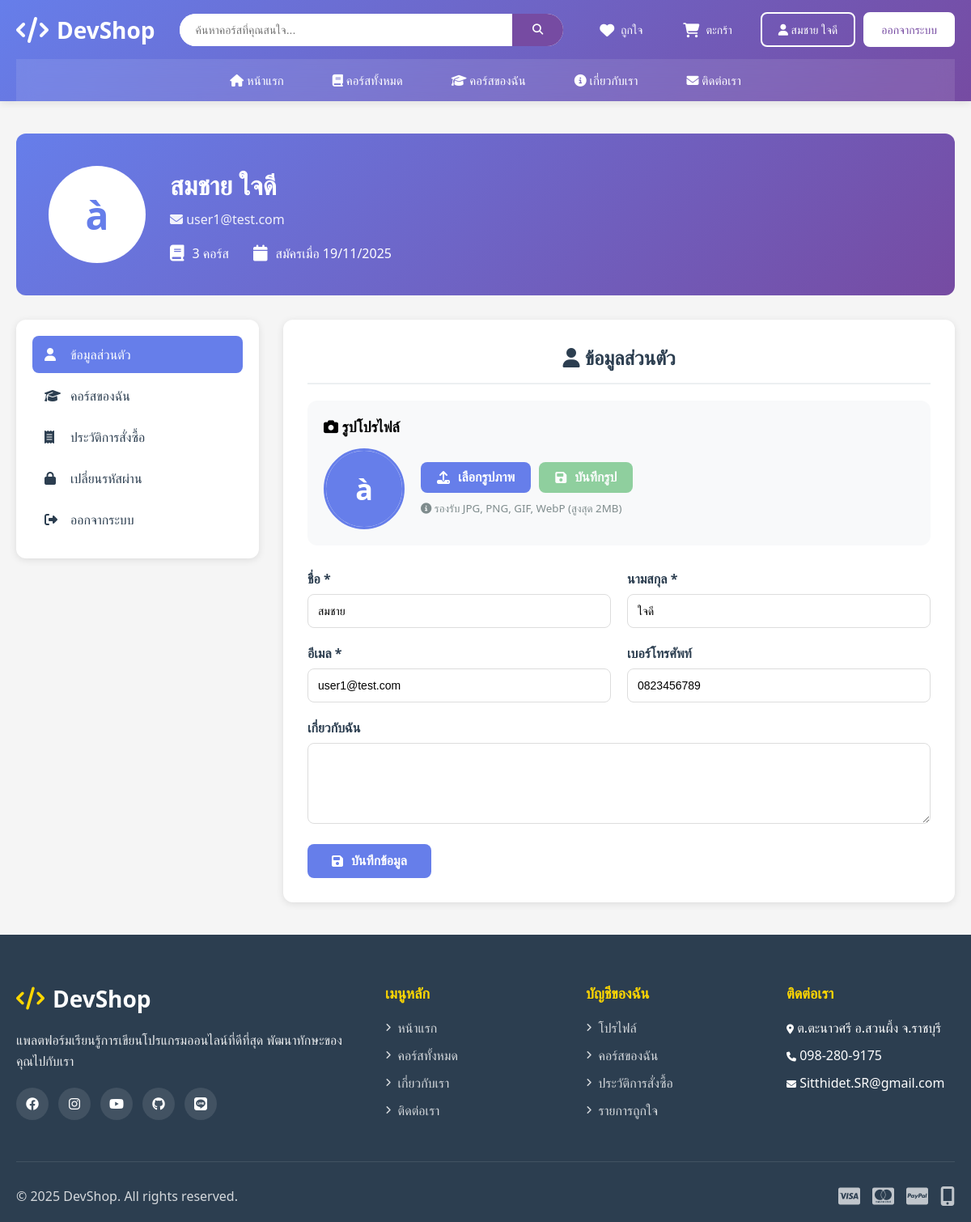
The app's page /profile.php (signed in) with its own data.
### tables this page shows
CREATE TABLE `users` (
  `user_id` int NOT NULL AUTO_INCREMENT,
  `email` varchar(100) NOT NULL,
  `password` varchar(255) NOT NULL,
  `first_name` varchar(50) NOT NULL,
  `last_name` varchar(50) NOT NULL,
  `phone` varchar(20) DEFAULT NULL,
  `bio` text,
  `profile_image` varchar(255) DEFAULT NULL,
  `role` enum('student','instructor','admin') DEFAULT 'student',
  `status` enum('active','inactive','banned') DEFAULT 'active',
  `created_at` timestamp NULL DEFAULT CURRENT_TIMESTAMP,
  `updated_at` timestamp NULL DEFAULT CURRENT_TIMESTAMP ON UPDATE CURRENT_TIMESTAMP,
  PRIMARY KEY (`user_id`),
  UNIQUE KEY `email` (`email`),
  KEY `idx_email` (`email`),
  KEY `idx_role` (`role`)
);

### profile.php (the view, shortened to what this page needs)
<?php
require_once 'includes/config.php';
$user_id = $_SESSION['user_id'];
$sql = "SELECT * FROM users WHERE user_id = $user_id";
$result = $conn->query($sql);
$user = $result->fetch_assoc();
$enrolled_courses_sql = "SELECT c.*, e.enrolled_at, e.progress,
                        CONCAT(u.first_name, ' ', u.last_name) as instructor_name
                        FROM enrollments e
                        JOIN courses c ON e.course_id = c.course_id
                        JOIN users u ON c.instructor_id = u.user_id
                        WHERE e.user_id = $user_id
                        ORDER BY e.enrolled_at DESC";
$enrolled_courses = $conn->query($enrolled_courses_sql)->fetch_all(MYSQLI_ASSOC);
?>
<!DOCTYPE html>
<html lang="th">
<head>
    <link rel="stylesheet" href="assets/css/style.css?v=<?php echo time(); ?>">
    <link rel="stylesheet" href="https://cdnjs.cloudflare.com/ajax/libs/font-awesome/6.4.0/css/all.min.css">
    <link rel="stylesheet" href="https://cdn.jsdelivr.net/npm/sweetalert2@11/dist/sweetalert2.min.css">
    <link rel="stylesheet" href="assets/css/profile.css">
</head>
<body>
    <?php include 'includes/header.php'; ?>
    <div class="profile-container">
        <div class="profile-header">
            <div class="profile-avatar">
                <?php if (!empty($user['profile_image'])): ?>
                    <img src="<?php echo htmlspecialchars($user['profile_image']); ?>" alt="Profile" style="width: 100%; height: 100%; object-fit: cover; border-radius: 50%;">
                <?php else: ?>
                    <?php echo strtoupper(substr($user['first_name'], 0, 1)); ?>
                <?php endif; ?>
            </div>
            <div class="profile-info">
                <h1><?php echo htmlspecialchars($user['first_name'] . ' ' . $user['last_name']); ?></h1>
                <p><i class="fas fa-envelope"></i> <?php echo htmlspecialchars($user['email']); ?></p>
                <div class="profile-stats">
                    <div class="stat-item">
                        <i class="fas fa-book"></i>
                        <span><?php echo count($enrolled_courses); ?> คอร์ส</span>
                    </div>
                    <div class="stat-item">
                        <i class="fas fa-calendar"></i>
                        <span>สมัครเมื่อ <?php echo date('d/m/Y', strtotime($user['created_at'])); ?></span>
                    </div>
                </div>
            </div>
        </div>
        <div class="profile-content">
            <div class="profile-sidebar">
                <ul class="profile-menu">
                    <li><a href="#profile" class="active" onclick="showTab('profile')"><i class="fas fa-user"></i> ข้อมูลส่วนตัว</a></li>
                    <li><a href="my_courses.php"><i class="fas fa-graduation-cap"></i> คอร์สของฉัน</a></li>
                    <li><a href="order_history.php"><i class="fas fa-receipt"></i> ประวัติการสั่งซื้อ</a></li>
                    <li><a href="#password" onclick="showTab('password')"><i class="fas fa-lock"></i> เปลี่ยนรหัสผ่าน</a></li>
                    <li><a href="logout.php"><i class="fas fa-sign-out-alt"></i> ออกจากระบบ</a></li>
                </ul>
            </div>
            <div class="profile-main">
                <div id="tab-profile" class="tab-content">
                    <h2 class="section-title"><i class="fas fa-user"></i> ข้อมูลส่วนตัว</h2>
                    <div style="background: #f8f9fa; padding: 20px; border-radius: 12px; margin-bottom: 30px;">
                        <h3 style="font-size: 18px; margin-bottom: 15px;"><i class="fas fa-camera"></i> รูปโปรไฟล์</h3>
                        <div style="display: flex; align-items: center; gap: 20px;">
                            <div id="avatar-preview" style="width: 100px; height: 100px; border-radius: 50%; overflow: hidden; border: 3px solid #667eea;">
                                <?php if (!empty($user['profile_image'])): ?>
                                    <img src="<?php echo htmlspecialchars($user['profile_image']); ?>" alt="Profile" style="width: 100%; height: 100%; object-fit: cover;">
                                <?php else: ?>
                                    <div style="width: 100%; height: 100%; background: #667eea; color: white; display: flex; align-items: center; justify-content: center; font-size: 36px; font-weight: bold;">
                                        <?php echo strtoupper(substr($user['first_name'], 0, 1)); ?>
                                    </div>
                                <?php endif; ?>
                            </div>
                            <div style="flex: 1;">
                                <form method="POST" enctype="multipart/form-data" id="avatar-form">
                                    <div style="display: flex; gap: 10px; flex-wrap: wrap;">
                                        <button type="button" onclick="document.getElementById('avatar-input').click()" class="btn-primary" style="padding: 10px 20px;">
                                            <i class="fas fa-upload"></i> เลือกรูปภาพ
                                        </button>
                                        <button type="submit" name="upload_avatar" class="btn-primary" style="padding: 10px 20px; background: #28a745; opacity: 0.5;" id="upload-btn" disabled>
                                            <i class="fas fa-save"></i> บันทึกรูป
                                        </button>
                                    </div>
                                    <small style="display: block; margin-top: 10px; color: #7f8c8d;">
                                        <i class="fas fa-info-circle"></i> รองรับ JPG, PNG, GIF, WebP (สูงสุด 2MB)
                                    </small>
                                </form>
                            </div>
                        </div>
                    </div>
                    <form method="POST">
                        <div class="form-row">
                            <div class="form-group">
                                <label>ชื่อ *</label>
                                <input type="text" name="first_name" value="<?php echo htmlspecialchars($user['first_name']); ?>" required>
                            </div>
                            <div class="form-group">
                                <label>นามสกุล *</label>
                                <input type="text" name="last_name" value="<?php echo htmlspecialchars($user['last_name']); ?>" required>
                            </div>
                        </div>
                        <div class="form-row">
                            <div class="form-group">
                                <label>อีเมล *</label>
                                <input type="email" name="email" value="<?php echo htmlspecialchars($user['email']); ?>" required>
                            </div>
                            <div class="form-group">
                                <label>เบอร์โทรศัพท์</label>
                                <input type="text" name="phone" value="<?php echo htmlspecialchars($user['phone']); ?>">
                            </div>
                        </div>
                        <div class="form-group">
                            <label>เกี่ยวกับฉัน</label>
                            <textarea name="bio"><?php echo isset($user['bio']) ? htmlspecialchars($user['bio']) : ''; ?></textarea>
                        </div>
                        <button type="submit" name="update_profile" class="btn-primary">
                            <i class="fas fa-save"></i> บันทึกข้อมูล
                        </button>
                    </form>
                </div>
            </div>
        </div>
    </div>
    <?php include 'includes/footer.php'; ?>
</body>
</html>

### includes/header.php (shortened to what this page needs)
<?php
$is_logged_in = isset($_SESSION['user_id']);
$user_id = $is_logged_in ? $_SESSION['user_id'] : null;
if ($is_logged_in) {
    $user_result = $conn->query("SELECT first_name, last_name FROM users WHERE user_id = $user_id");
    if ($user_result && $user_result->num_rows > 0) {
        $user_data = $user_result->fetch_assoc();
        $user_name = $user_data['first_name'] . ' ' . $user_data['last_name'];
    } else {
        $user_name = $_SESSION['user_name'] ?? '';
    }
} else {
    $user_name = '';
}
?>
<header class="header">
    <div class="header-container">
        <div class="header-top">
            <a href="index.php" class="logo">
                <i class="fas fa-code"></i>
                <span class="logo-text">DevShop</span>
            </a>
            <div class="search-bar">
                <form class="search-form" action="search.php" method="GET">
                    <input type="text" class="search-input" name="q" placeholder="ค้นหาคอร์สที่คุณสนใจ..." value="<?php echo isset($_GET['q']) ? htmlspecialchars($_GET['q']) : ''; ?>">
                    <button type="submit" class="search-btn">
                        <i class="fas fa-search"></i>
                    </button>
                </form>
            </div>
            <div class="header-actions">
                <a href="wishlist.php" class="action-btn" title="รายการถูกใจ">
                    <i class="fas fa-heart"></i>
                    <span>ถูกใจ</span>
                </a>
                <a href="cart.php" class="action-btn" title="ตะกร้าสินค้า">
                    <i class="fas fa-shopping-cart"></i>
                    <span>ตะกร้า</span>
                </a>
                <div class="auth-buttons">
                    <?php if ($is_logged_in): ?>
                        <a href="profile.php" class="btn-login">
                            <i class="fas fa-user"></i> <?php echo htmlspecialchars($user_name); ?>
                        </a>
                        <a href="logout.php" class="btn-register">ออกจากระบบ</a>
                    <?php else: ?>
                        <a href="login.php" class="btn-login">เข้าสู่ระบบ</a>
                        <a href="register.php" class="btn-register">สมัครสมาชิก</a>
                    <?php endif; ?>
                </div>
            </div>
        </div>
        <nav class="nav-menu">
            <ul class="nav-list">
                <li class="nav-item"><a href="index.php"><i class="fas fa-home"></i> หน้าแรก</a></li>
                <li class="nav-item"><a href="courses.php"><i class="fas fa-book"></i> คอร์สทั้งหมด</a></li>
                <?php if ($is_logged_in): ?>
                    <li class="nav-item"><a href="my_courses.php"><i class="fas fa-graduation-cap"></i> คอร์สของฉัน</a></li>
                <?php endif; ?>
                <li class="nav-item"><a href="about.php"><i class="fas fa-info-circle"></i> เกี่ยวกับเรา</a></li>
                <li class="nav-item"><a href="contact.php"><i class="fas fa-envelope"></i> ติดต่อเรา</a></li>
            </ul>
        </nav>
    </div>
</header>

### assets/css/style.css (style rules this page uses)
* { margin: 0; padding: 0; box-sizing: border-box; }
body { font-family: 'Segoe UI', Tahoma, Geneva, Verdana, sans-serif; background-color: #f5f5f5; }
.header { background: linear-gradient(135deg, #667eea 0%, #764ba2 100%); box-shadow: 0 2px 10px rgba(0,0,0,0.1); position: sticky; top: 0; z-index: 1000; }
.header-container { max-width: 1200px; margin: 0 auto; padding: 0 20px; }
.header-top { display: flex; justify-content: space-between; align-items: center; padding: 15px 0; }
.logo { display: flex; align-items: center; text-decoration: none; color: white; }
.logo i { font-size: 32px; margin-right: 10px; }
.logo-text { font-size: 28px; font-weight: bold; }
.search-bar { flex: 1; max-width: 500px; margin: 0 30px; }
.search-form { display: flex; background: white; border-radius: 25px; overflow: hidden; }
.search-input { flex: 1; border: none; padding: 12px 20px; font-size: 14px; outline: none; }
.search-btn { background: #764ba2; border: none; padding: 0 25px; color: white; cursor: pointer; transition: background 0.3s; }
.header-actions { display: flex; gap: 20px; align-items: center; }
.action-btn { position: relative; background: none; border: none; color: white; cursor: pointer; padding: 8px 15px; border-radius: 8px; transition: background 0.3s; text-decoration: none; display: flex; align-items: center; gap: 8px; font-size: 14px; }
.action-btn i { font-size: 18px; }
.auth-buttons { display: flex; gap: 10px; }
.btn-login, .btn-register { padding: 10px 20px; border-radius: 8px; text-decoration: none; font-size: 14px; font-weight: 500; transition: all 0.3s; }
.btn-login { background: transparent; border: 2px solid white; color: white; }
.btn-register { background: white; color: #764ba2; border: 2px solid white; }
.nav-menu { background: rgba(255,255,255,0.1); backdrop-filter: blur(10px); }
.nav-list { list-style: none; display: flex; justify-content: center; gap: 30px; padding: 15px 0; }
.nav-item a { color: white; text-decoration: none; font-size: 15px; font-weight: 500; padding: 8px 15px; border-radius: 6px; transition: background 0.3s; }
.btn-primary, .btn-secondary { padding: 15px 35px; border-radius: 10px; text-decoration: none; font-size: 16px; font-weight: 600; transition: all 0.3s; display: inline-flex; align-items: center; gap: 10px; }
.btn-primary { background: white; color: #764ba2; }
.section-title { font-size: 36px; font-weight: bold; text-align: center; margin-bottom: 10px; color: #2c3e50; }

### records on screen
users: user_name "สมชาย ใจดี", first_name "à", first_name+last_name "สมชาย ใจดี", email "user1@test.com", created_at "19/11/2025", first_name "สมชาย", last_name "ใจดี", phone "0823456789"

### other values on screen
count($enrolled_courses) "3"
